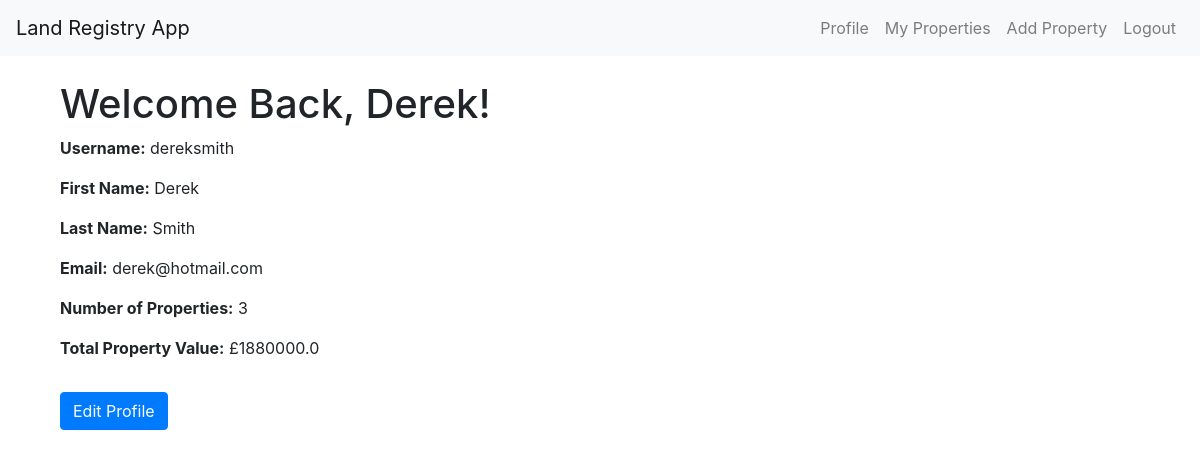
The app's page /profile (signed in) with its own data.
### models/user.py (models this page shows, shortened)
class User(db.Model, UserMixin):
    id = db.Column(db.Integer, primary_key=True)
    username = db.Column(db.String(80), unique=True, nullable=False)
    password = db.Column(db.String(150), nullable=False)
    first_name = db.Column(db.String(80), nullable=False)
    last_name = db.Column(db.String(80), nullable=False)
    email = db.Column(db.String(120), unique=True, nullable=False)
    properties = db.relationship('Property', backref='owner', lazy=True)

### routes/user_routes.py (the view)
@app.route('/profile')
@login_required
def user_profile():
    properties = Property.query.filter_by(owner_id=current_user.id).all()
    total_property_value = sum(property.value for property in properties)
    return render_template('user_profile.html', user=current_user, properties=properties, total_property_value=total_property_value)

### app.py (called while the page is built)
@login_manager.user_loader
def load_user(user_id):
    return User.query.get(int(user_id))

### templates/user_profile.html (shortened to what this page needs)
{% extends "base.html" %}
{% block content %}
<div class="container mt-4">
    <h1>Welcome Back, {{ user.first_name }}!</h1>
    <p><strong>Username:</strong> {{ user.username }}</p>
    <p><strong>First Name:</strong> {{ user.first_name }}</p>
    <p><strong>Last Name:</strong> {{ user.last_name }}</p>
    <p><strong>Email:</strong> {{ user.email }}</p>
    <p><strong>Number of Properties:</strong> {{ properties|length }}</p>
    <p><strong>Total Property Value:</strong> £{{ total_property_value }}</p>
    <a href="{{ url_for('edit_profile') }}" class="btn btn-primary mt-3">Edit Profile</a>
</div>
{% endblock %}

### records on screen
User: first_name "Derek", username "dereksmith", last_name "Smith", email "derek@hotmail.com"

### other values on screen
{{ properties|length }} "3"
{{ total_property_value }} "1880000.0"
